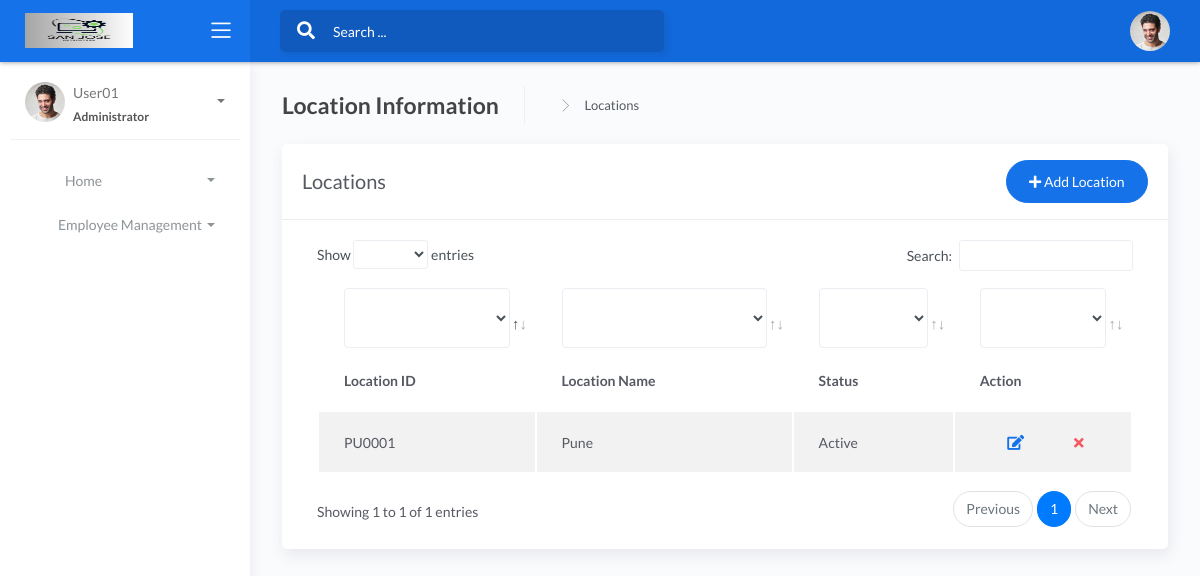
/location/, run on the app's committed database.
### employee/models.py (models this page shows, shortened)
class Location(models.Model):
    location_code = models.CharField(max_length=50, unique=True)
    name = models.CharField(max_length=255)
    location_status = models.CharField(max_length=10)

### employee/views.py (the view)
# urls.py: path('location/',views.location, name="location"),
def location(request):
    loc = Location.objects.all()
    return render(request,'location.html',{'loc': loc,})

### employee/templates/location.html (shortened to what this page needs)
<!DOCTYPE html>
<html lang="en">
<head>
	{% load static %}
	<link rel="stylesheet" href="{% static 'assets/css/bootstrap.min.css' %}">
	<link rel="stylesheet" href="{% static 'assets/css/atlantis.min.css' %}">
	<link rel="stylesheet" href="{% static 'assets/css/demo.css' %}">
</head>
<body>
	<div class="wrapper">
		<div class="main-header">
			<div class="logo-header" data-background-color="blue">
				<a href="/" class="logo">
					<img src="{% static 'assets/img/logo.png' %}" alt="navbar brand" class="navbar-brand" width="108" height="35">
				</a>
				<div class="nav-toggle">
					<button class="btn btn-toggle toggle-sidebar">
						<i class="icon-menu"></i>
					</button>
				</div>
			</div>
			<nav class="navbar navbar-header navbar-expand-lg" data-background-color="blue2">
				<div class="container-fluid">
					<div class="collapse" id="search-nav">
						<form class="navbar-left navbar-form nav-search mr-md-3">
							<div class="input-group">
								<div class="input-group-prepend">
									<button type="submit" class="btn btn-search pr-1">
										<i class="fa fa-search search-icon"></i>
									</button>
								</div>
								<input type="text" placeholder="Search ..." class="form-control">
							</div>
						</form>
					</div>
					<ul class="navbar-nav topbar-nav ml-md-auto align-items-center">
						<li class="nav-item dropdown hidden-caret">
							<a class="dropdown-toggle profile-pic" data-toggle="dropdown" href="#" aria-expanded="false">
								<div class="avatar-sm">
									<img src="{% static 'assets/img/profile.jpg' %}" alt="..." class="avatar-img rounded-circle">
								</div>
							</a>
						</li>
					</ul>
				</div>
			</nav>
		</div>
		<div class="sidebar sidebar-style-2">
			<div class="sidebar-wrapper scrollbar scrollbar-inner">
				<div class="sidebar-content">
					<div class="user">
						<div class="avatar-sm float-left mr-2">
							<img src="{% static 'assets/img/profile.jpg' %}" alt="..." class="avatar-img rounded-circle">
						</div>
						<div class="info">
							<a data-toggle="collapse" href="#collapseExample" aria-expanded="true">
								<span>
									User01
									<span class="user-level">Administrator</span>
									<span class="caret"></span>
								</span>
							</a>
						</div>
					</div>
					<ul class="nav nav-primary">
						<li class="nav-item">
							<a data-toggle="collapse" href="#dashboard" class="collapsed" aria-expanded="false">
								<p>Home</p>
								<span class="caret"></span>
							</a>
						</li>
						<li class="nav-item">
							<a data-toggle="collapse" href="#employee" class="collapsed" aria-expanded="false">
								<p>Employee Management</p>
								<span class="caret"></span>
							</a>
						</li>
					</ul>
				</div>
			</div>
		</div>
		<div class="main-panel">
			<div class="content">
				<div class="page-inner">
					<div class="page-header">
						<h4 class="page-title">Location Information</h4>
						<ul class="breadcrumbs">
							<li class="separator">
								<i class="flaticon-right-arrow"></i>
							</li>
							<li class="nav-item">
								<a href="#">Locations</a>
							</li>
						</ul>
					</div>
					<div class="row">
						<div class="col-md-12">
							<div class="card">
								<div class="card-header">
									<div class="d-flex align-items-center">
										<h4 class="card-title">Locations</h4>
										<button class="btn btn-primary btn-round ml-auto" data-toggle="modal" data-target="#addlocationModal">
											<i class="fa fa-plus"></i>
											Add Location
										</button>
									</div>
								</div>
								<div class="card-body">
									<div class="table-responsive">
										<table id="location" class="display table table-striped table-hover" >
											<thead>
												<tr>
													<th>Location ID</th>
													<th>Location Name</th>
													<th>Status</th>
													<th style="width: 10%">Action</th>
												</tr>
											</thead>
											<thead>
												<tr>
													<th>Location ID</th>
													<th>Location Name</th>
													<th>Status</th>
													<th>Action</th>
												</tr>
											</thead>
											<tbody>
												{% for location in loc %}
													<tr>
														<td>{{ location.location_code }}</td>
														<td>{{ location.name }}</td>
														<td>{{ location.location_status }}</td>
														<td>
															<div class="form-button-action">
																<button type="button" data-toggle="modal" href="#editlocationModal-{{forloop.counter}}" class="btn btn-link btn-primary btn-lg" data-original-title="Edit Location">
																	<i class="fa fa-edit"></i>
																</button>
																<button type="button" data-toggle="modal" href="#deletelocationModal-{{forloop.counter}}" class="btn btn-link btn-danger" data-original-title="Remove Location">
																	<i class="fa fa-times"></i>
																</button>
															</div>
														</td>
													</tr>
												{% endfor %}
											</tbody>
										</table>
									</div>
								</div>
							</div>
						</div>
					</div>
				</div>
			</div>
		</div>
    </div>
</body>
</html>

### data on the page
Location: location_code "PU0001", name "Pune", location_status "Active"
